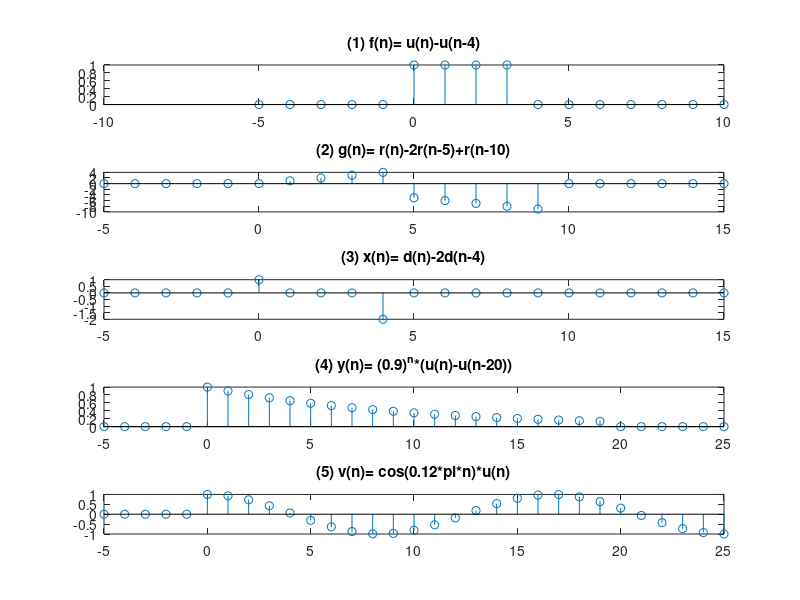

Reproduce this figure in MATLAB.
clear
close all

%%
n = -10:10;
f = (n == 0);
stem(n,f)
% Use stem to plot the discrete-time step function:
f = (n >= 0);
stem(n,f)

figure(1)

%% title('(1) f(n)= u(n)-u(n-4)')

subplot(5,1,1)
n = -5:10;
a = (n >= 0);
%stem(n,a)
%n = -10:10;
b = (n >= 4);
stem(n,a-b)
title('(1) f(n)= u(n)-u(n-4)')
%% title('(2) g(n)= r(n)-2r(n-5)+r(n-10)')
subplot(5,1,2)
n = -5:15;
a = (n >= 0).*n;
%stem(n,a)
%n = -10:10;
b = (n >= 5).*n.*2
%stem(n,a-b)
c = (n >= 10).*n
stem(n,a-b+c)
title('(2) g(n)= r(n)-2r(n-5)+r(n-10)')
%% title('(3) x(n)= d(n)-2d(n-4)')
subplot(5,1,3)
n = -5:15
a = (n == 0)
b = (n== 4).*2
stem(n,a-b)
title('(3) x(n)= d(n)-2d(n-4)')
%% title('(4) y(n)= (0.9)^n*(u(n)-u(n-20))')
subplot(5,1,4)
n = -5:25
a = (n >= 0)
b = (n >= 20)
c = (0.9).^n 
stem(n,c.*(a-b))
title('(4) y(n)= (0.9)^n*(u(n)-u(n-20))')
%% title('(5) v(n)= cos(0.12*pi*n)*u(n)')
subplot(5,1,5)
n = -5:25
a = cos(0.12*pi.*n)
b = (n >= 0) 
stem(n, a.*b)
title('(5) v(n)= cos(0.12*pi*n)*u(n)')
